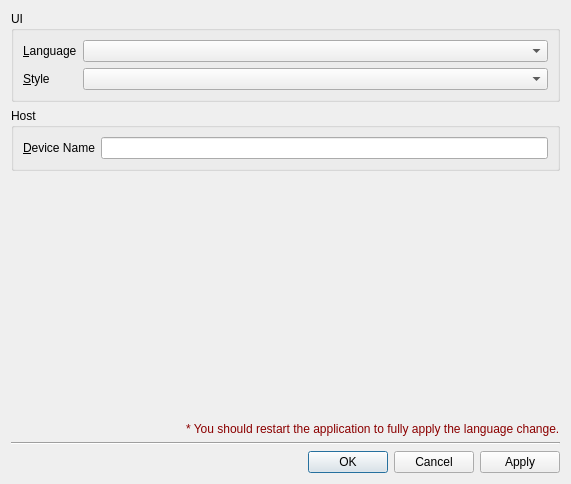
<?xml version="1.0" encoding="UTF-8"?>
<ui version="4.0">
 <class>AppSettingsDialog</class>
 <widget class="QDialog" name="AppSettingsDialog">
  <property name="geometry">
   <rect>
    <x>0</x>
    <y>0</y>
    <width>571</width>
    <height>484</height>
   </rect>
  </property>
  <property name="windowTitle">
   <string>Settings</string>
  </property>
  <layout class="QVBoxLayout" name="verticalLayout">
   <item>
    <widget class="QGroupBox" name="groupBox">
     <property name="title">
      <string>UI</string>
     </property>
     <layout class="QFormLayout" name="formLayout">
      <item row="0" column="0">
       <widget class="QLabel" name="languageLabel">
        <property name="text">
         <string>&amp;Language</string>
        </property>
        <property name="buddy">
         <cstring>languageComboBox</cstring>
        </property>
       </widget>
      </item>
      <item row="0" column="1">
       <widget class="QComboBox" name="languageComboBox"/>
      </item>
      <item row="1" column="0">
       <widget class="QLabel" name="styleLabel">
        <property name="text">
         <string>&amp;Style</string>
        </property>
        <property name="buddy">
         <cstring>styleComboBox</cstring>
        </property>
       </widget>
      </item>
      <item row="1" column="1">
       <widget class="QComboBox" name="styleComboBox"/>
      </item>
     </layout>
    </widget>
   </item>
   <item>
    <widget class="QGroupBox" name="groupBox_2">
     <property name="title">
      <string>Host</string>
     </property>
     <layout class="QFormLayout" name="formLayout_2">
      <item row="0" column="0">
       <widget class="QLabel" name="deviceNameLabel">
        <property name="text">
         <string>&amp;Device Name</string>
        </property>
        <property name="buddy">
         <cstring>deviceNameLineEdit</cstring>
        </property>
       </widget>
      </item>
      <item row="0" column="1">
       <widget class="QLineEdit" name="deviceNameLineEdit"/>
      </item>
     </layout>
    </widget>
   </item>
   <item>
    <spacer name="verticalSpacer">
     <property name="orientation">
      <enum>Qt::Orientation::Vertical</enum>
     </property>
     <property name="sizeHint" stdset="0">
      <size>
       <width>20</width>
       <height>40</height>
      </size>
     </property>
    </spacer>
   </item>
   <item>
    <layout class="QHBoxLayout" name="horizontalLayout">
     <item>
      <spacer name="horizontalSpacer">
       <property name="orientation">
        <enum>Qt::Orientation::Horizontal</enum>
       </property>
       <property name="sizeHint" stdset="0">
        <size>
         <width>1</width>
         <height>1</height>
        </size>
       </property>
      </spacer>
     </item>
     <item>
      <widget class="QLabel" name="languageChangedTipsLabel">
       <property name="styleSheet">
        <string notr="true">QLabel{ color: darkRed }</string>
       </property>
       <property name="text">
        <string>* You should restart the application to fully apply the language change.</string>
       </property>
      </widget>
     </item>
    </layout>
   </item>
   <item>
    <widget class="Line" name="line">
     <property name="orientation">
      <enum>Qt::Orientation::Horizontal</enum>
     </property>
    </widget>
   </item>
   <item>
    <widget class="QDialogButtonBox" name="buttonBox">
     <property name="orientation">
      <enum>Qt::Orientation::Horizontal</enum>
     </property>
     <property name="standardButtons">
      <set>QDialogButtonBox::StandardButton::Apply|QDialogButtonBox::StandardButton::Cancel|QDialogButtonBox::StandardButton::Ok</set>
     </property>
    </widget>
   </item>
  </layout>
 </widget>
 <resources/>
 <connections>
  <connection>
   <sender>buttonBox</sender>
   <signal>accepted()</signal>
   <receiver>AppSettingsDialog</receiver>
   <slot>accept()</slot>
   <hints>
    <hint type="sourcelabel">
     <x>248</x>
     <y>254</y>
    </hint>
    <hint type="destinationlabel">
     <x>157</x>
     <y>274</y>
    </hint>
   </hints>
  </connection>
  <connection>
   <sender>buttonBox</sender>
   <signal>rejected()</signal>
   <receiver>AppSettingsDialog</receiver>
   <slot>reject()</slot>
   <hints>
    <hint type="sourcelabel">
     <x>316</x>
     <y>260</y>
    </hint>
    <hint type="destinationlabel">
     <x>286</x>
     <y>274</y>
    </hint>
   </hints>
  </connection>
 </connections>
</ui>
